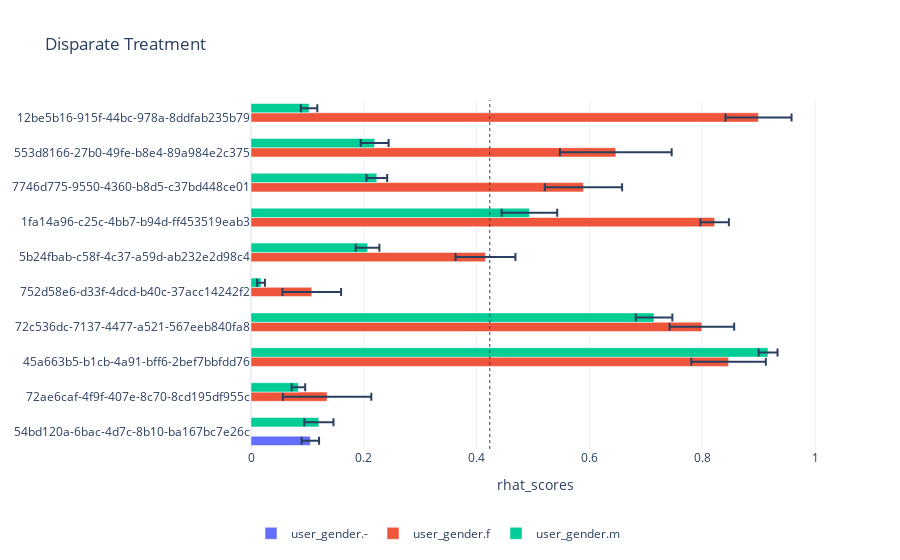

Notebook cell for this chart:
### Code cell
def plot_fairness_treatment(df, metric, first_rec_column, title=""):
    score = "rhat_scores"
    
    y_sorted = list(df[[first_rec_column, 'var_mean_rhat_score']].drop_duplicates()\
                .sort_values('var_mean_rhat_score', ascending=False)[first_rec_column])
    y_sorted.reverse()
    data = []
    i = 0

    for group, rows in df.groupby(metric):
        #rows = rows.sort_values('var_mean_rhat_score', ascending=False)
        data.append(
            go.Bar(
                name=metric + "." + str(group),
                y=[str(a) for a in rows[first_rec_column]],
                x=rows["mean_rhat_score"],
                orientation="h",
                error_x=dict(type="data", array=rows["confidence"]),
            )
        )  # px.colors.sequential.Purp [i for i in range(len(rows))]

        i += 1
    fig = go.Figure(data=data)

    # Change the bar mode
    fig.update_layout(
        template=TEMPLATE,
        legend_orientation="h",
        xaxis_title=score,
        legend=dict(y=-0.2),
        title=title,
    )
    fig.update_layout(yaxis={'categoryorder':'array', 'categoryarray':y_sorted})

    fig.update_layout(
        shapes=[
            dict(
                type="line",
                line=dict(width=1, dash="dot",),
                yref="paper",
                y0=0,
                y1=1,
                xref="x",
                x0=df["mean_rhat_score"].mean(),
                x1=df["mean_rhat_score"].mean(),
            )
        ]
    )

    print(y_sorted)
    return fig

plot_fairness_treatment(
    df_metric,
    fairness_columns,
    reclist_column,
    title="Disparate Treatment"
)

### Figure 1 — Plotly figure (JSON) as saved in the notebook; plotly's stock layout.template omitted (floating-point values rounded to 4 significant figures)
{"data": [{"error_x": {"array": [0.01546], "type": "data"}, "name": "user_gender.-", "orientation": "h", "type": "bar", "x": [0.1052], "y": ["54bd120a-6bac-4d7c-8b10-ba167bc7e26c"]}, {"error_x": {"array": [0.05861, 0.09906, 0.06853, 0.0252, 0.05312, 0.052, 0.05728, 0.0661, 0.07836], "type": "data"}, "name": "user_gender.f", "orientation": "h", "type": "bar", "x": [0.8998, 0.6468, 0.5895, 0.8221, 0.4157, 0.1077, 0.7994, 0.8468, 0.1349], "y": ["12be5b16-915f-44bc-978a-8ddfab235b79", "553d8166-27b0-49fe-b8e4-89a984e2c375", "7746d775-9550-4360-b8d5-c37bd448ce01", "1fa14a96-c25c-4bb7-b94d-ff453519eab3", "5b24fbab-c58f-4c37-a59d-ab232e2d98c4", "752d58e6-d33f-4dcd-b40c-37acc14242f2", "72c536dc-7137-4477-a521-567eeb840fa8", "45a663b5-b1cb-4a91-bff6-2bef7bbfdd76", "72ae6caf-4f9f-407e-8c70-8cd195df955c"]}, {"error_x": {"array": [0.0146, 0.02476, 0.0184, 0.04927, 0.02096, 0.006944, 0.03245, 0.01676, 0.01202, 0.02588], "type": "data"}, "name": "user_gender.m", "orientation": "h", "type": "bar", "x": [0.1029, 0.2192, 0.2231, 0.4936, 0.2067, 0.01777, 0.7147, 0.9168, 0.08409, 0.1204], "y": ["12be5b16-915f-44bc-978a-8ddfab235b79", "553d8166-27b0-49fe-b8e4-89a984e2c375", "7746d775-9550-4360-b8d5-c37bd448ce01", "1fa14a96-c25c-4bb7-b94d-ff453519eab3", "5b24fbab-c58f-4c37-a59d-ab232e2d98c4", "752d58e6-d33f-4dcd-b40c-37acc14242f2", "72c536dc-7137-4477-a521-567eeb840fa8", "45a663b5-b1cb-4a91-bff6-2bef7bbfdd76", "72ae6caf-4f9f-407e-8c70-8cd195df955c", "54bd120a-6bac-4d7c-8b10-ba167bc7e26c"]}], "layout": {"legend": {"orientation": "h", "y": -0.2}, "shapes": [{"line": {"dash": "dot", "width": 1}, "type": "line", "x0": 0.4234, "x1": 0.4234, "xref": "x", "y0": 0, "y1": 1, "yref": "paper"}], "title": {"text": "Disparate Treatment"}, "xaxis": {"title": {"text": "rhat_scores"}}, "yaxis": {"categoryarray": ["54bd120a-6bac-4d7c-8b10-ba167bc7e26c", "72ae6caf-4f9f-407e-8c70-8cd195df955c", "45a663b5-b1cb-4a91-bff6-2bef7bbfdd76", "72c536dc-7137-4477-a521-567eeb840fa8", "752d58e6-d33f-4dcd-b40c-37acc14242f2", "5b24fbab-c58f-4c37-a59d-ab232e2d98c4", "1fa14a96-c25c-4bb7-b94d-ff453519eab3", "7746d775-9550-4360-b8d5-c37bd448ce01", "553d8166-27b0-49fe-b8e4-89a984e2c375", "12be5b16-915f-44bc-978a-8ddfab235b79"], "categoryorder": "array"}}}
